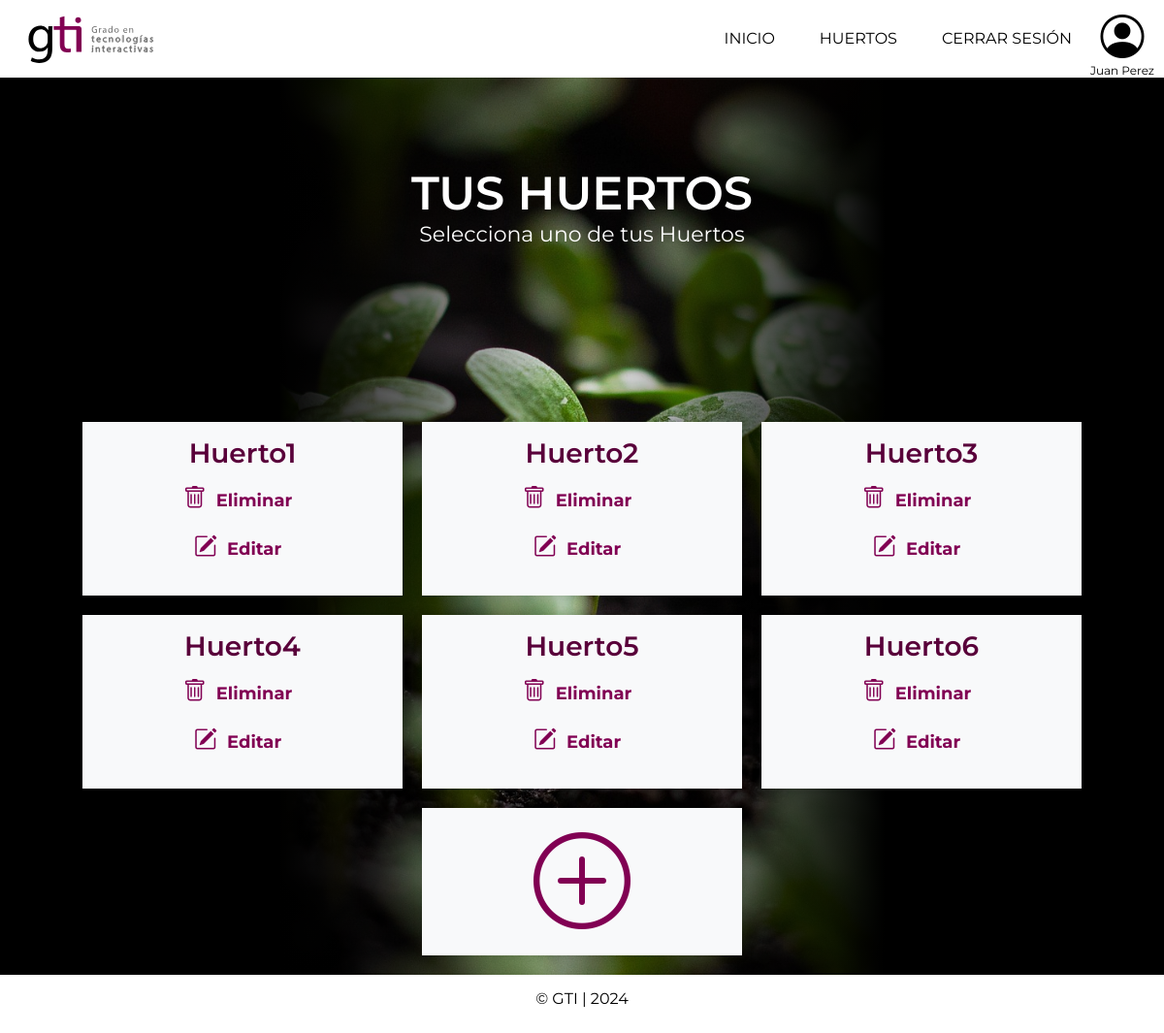
Screenshot of /cliente/huertos.php (signed in) with the database file from the repository.
### tables this page shows
CREATE TABLE `Usuarios` (
  `usuario_id` int NOT NULL,
  `nombre` varchar(100) DEFAULT NULL,
  `email` varchar(100) DEFAULT NULL,
  `usuario` varchar(50) NOT NULL,
  `contrasena` varchar(255) NOT NULL,
  `rol_id` int DEFAULT NULL
);

CREATE TABLE `Huertos` (
  `huerto_id` int NOT NULL,
  `nombre` varchar(100) DEFAULT NULL,
  `ubicacion` varchar(255) DEFAULT NULL
);

### cliente/huertos.php (the view, shortened to what this page needs)
<?php
include("includes/menu-cliente.php");
$sql = "SELECT h.huerto_id, h.nombre
        FROM Huertos h
        INNER JOIN Usuarios_Huertos uh ON h.huerto_id = uh.huerto_id
        WHERE uh.usuario_id = ?";
if ($stmt = $conn->prepare($sql)) {
    $stmt->bind_param("i", $_SESSION["usuario_id"]);
    if ($stmt->execute()) {
        $result = $stmt->get_result();
        $huertos = $result->fetch_all(MYSQLI_ASSOC);
    } else {
        echo "Error: No se pudo ejecutar la consulta.";
        exit;
    }
} else {
    echo "Error: No se pudo preparar la consulta.";
    exit;
}
?>
<div class="huertos_container">
    <div class="space"></div>
    <h1>TUS HUERTOS</h1>
    <h4>Selecciona uno de tus Huertos</h4>
    <div class="space"></div>
    <div class="huerto-msg">
    </div>
    <div class="space"></div>
    <div id="huertos-menu" class="huertos-gallery">
        <?php foreach ($huertos as $huerto) : ?>
            <div class="huerto-card">
                <a href="instalaciones.php?huerto_id=<?php echo $huerto['huerto_id']; ?>" class="huerto-link">
                    <h3><?php echo htmlspecialchars($huerto["nombre"]); ?></h3>
                </a>
                <div class="huerto-actions">
                    <a href="eliminarHuerto.php?huerto_id=<?php echo $huerto['huerto_id']; ?>" class="btn btn-eliminar"><i class="bi bi-trash"></i> Eliminar</a>
                    <a href="editarHuerto.php?huerto_id=<?php echo $huerto['huerto_id']; ?>" class="btn btn-editar"><i class="bi bi-pencil-square"></i> Editar</a>
                </div>
            </div>
        <?php endforeach; ?>
        <div class="huerto-card add-huerto">
            <a href="agregarHuerto.php">
                <i class="bi bi-plus-circle"></i>
            </a>
        </div>
    </div>
</div>
<?php include("includes/footer-cliente.php"); ?>

### cliente/includes/menu-cliente.php (shortened to what this page needs)
<?php
require_once "../config/constants.php";
$usuario_id = $_SESSION["usuario_id"];
$sql = "SELECT * FROM Usuarios WHERE usuario_id = ?";
if ($stmt = $conn->prepare($sql)) {
    $stmt->bind_param("i", $usuario_id);
    if ($stmt->execute()) {
        $result = $stmt->get_result();
        if ($result->num_rows == 1) {
            $usuario = $result->fetch_assoc();
        } else {
            echo "Error: No se encontró al usuario.";
            exit;
        }
    } else {
        echo "Error: No se pudo ejecutar la consulta.";
        exit;
    }
} else {
    echo "Error: No se pudo preparar la consulta.";
    exit;
}
?>
<!DOCTYPE html>
<html lang="es">
<head>
    <link rel="stylesheet" href="https://cdn.jsdelivr.net/npm/bootstrap-icons@1.11.3/font/bootstrap-icons.min.css">
    <link rel="stylesheet" href="../css/global.css">
    <link rel="stylesheet" href="css/menufootercliente.css">
    <link rel="stylesheet" href="../css/forms.css">
    <link rel="stylesheet" href="../css/landing.css">
    <link rel="stylesheet" href="css/perfil.css">
    <link rel="stylesheet" href="css/huertos.css">
    <link rel="stylesheet" href="css/instalaciones.css">
</head>
<body>
    <header class="menu-cliente">
    <div class="header__container">
        <a href="index.php" class="header__logo">
            <img src="../img/logoGTI.svg" alt="Site Logo" class="header__logo-image" />
        </a>
        <nav class="header__nav">
            <ul class="header__nav-list">
                <li class="header__nav-item"><a href="index.php">Inicio</a></li>
                <li class="header__nav-item"><a href="huertos.php">Huertos</a></li>
                <li class="header__nav-item"><a href="logout.php">Cerrar Sesión</a></li>
            </ul>
            <div class="profile">
                <a href="perfil.php">
                <i class="bi bi-person-circle"></i>
                <span><?php echo htmlspecialchars($usuario["nombre"]); ?></span>
                </a>
            </div>
        </nav>
    </div>
</header>

### css/global.css (style rules this page uses)
* { margin: 0; padding: 0; font-weight: 400; }
:root { --black:#000000 ; --wine: #810053; --wine2: #59003a; --green: #61be23; --dark-green: #618B25; --blue: #43748F; --gray: #82846d; --dark-gray: #636454; --light-gris: #f1f2f6; --white: #ffffff; }
body { margin: 0; padding: 0; font-family: "Montserrat", sans-serif; justify-content: center; align-items: center; background-image: url('../img/panel.jpg'); background-size: cover; background-repeat: no-repeat; background-position: center; z-index: -1; }
h1,h2,h3 { font-weight: 600; }
h1 { font-size: 48px; }
h3 { font-size: 28px; color: var(--wine2); }
h4 { font-size: 22px; }
.space { margin: 25px 0; }
.btn { width: 180px; height: 50px; font-size: 18px; font-weight: bold; text-decoration: none; border-radius: 4px; transition: background-color 0.3s ease; border: none; }

### cliente/css/menufootercliente.css (style rules this page uses)
.menu-cliente { display: flex; justify-content: space-between; align-items: center; height: 80px; background-color: #fff; }
.header__container { display: flex; align-items: center; justify-content: space-between; width: 100%; }
.header__logo { position: absolute; top: 0; left: 0; }
.header__logo-image { position: relative; height: 80px; }
.header__nav-list { position: absolute; right: 80px; top: 0; display: flex; flex-direction: row; justify-content: center; align-items: center; list-style: none; background-color: var(--white); z-index: 999; gap: 1rem; }
.header__nav-item { text-align: center; margin-top: 20px; }
.header__nav-item a { display: block; padding: 10px 15px; color: var(--black); text-transform: uppercase; text-decoration: none; }
.bi-person-circle { font-size: 45px; color: #000000; margin: 10px; }
.profile { font-size: 45px; margin: 10px; position: absolute; top: 0; right: 0; background-color: #fff; text-align: center; list-style: none; }
.profile a { text-decoration: none; }
.profile span { display: block; font-size: 12px; color: #000000; }

### cliente/css/huertos.css (style rules this page uses)
.huertos_container { padding: 20px; background: rgb(0,0,0); background: linear-gradient(90deg, rgba(0,0,0,1) 24%, rgba(248,248,248,0) 50%, rgba(0,0,0,1) 76%); }
.huertos_container h1, .huertos_container h4 { text-align: center; color: #fff; }
.huerto-msg { background-color: transparent; text-align: center; width: fit-content; margin: 0 auto; padding: 20px; }
.huertos-gallery { display: flex; flex-wrap: wrap; justify-content: center; gap: 20px; }
.huerto-card { background-color: #f8f9fa; padding: 15px; box-shadow: 0 0 10px rgba(0, 0, 0, 0.1); width: 300px; text-align: center; }
.huertos-gallery .btn i { margin-right: 5px; }
.huertos-gallery .bi { font-size: 1.5rem; }
.huerto-card h3 { margin-bottom: 10px; }
.huerto-card a { text-decoration: none; list-style: none; color: var(--wine); }
.huerto-actions { margin-top: 15px; }
.huerto-actions a, .huerto-actions form { margin-right: 10px; display: inline-block; }
.add-huerto { display: flex; align-items: center; text-align: center; }
.add-huerto a { display: block; flex: 1 1 100%; }
.add-huerto a .bi-plus-circle { font-size: 100px; color: var(--wine); }

### cliente/css/instalaciones.css (style rules this page uses)
.space { height: 20px; }

### rows the page displays
usuarios: nombre "Juan Perez"
huertos: nombre "Huerto1"
huertos: nombre "Huerto2"
huertos: nombre "Huerto3"
huertos: nombre "Huerto4"
huertos: nombre "Huerto5"
huertos: nombre "Huerto6"
